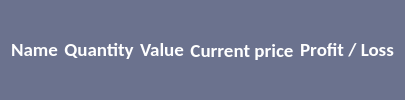
               <widget class="QFrame" name="frame_crypto_titles">
                <property name="styleSheet">
                 <string notr="true">background-color: #6B728E;
border-bottom-left-radius: 0px;
border-bottom-right-radius: 0px;
color:white;</string>
                </property>
                <property name="frameShape">
                 <enum>QFrame::StyledPanel</enum>
                </property>
                <property name="frameShadow">
                 <enum>QFrame::Raised</enum>
                </property>
                <layout class="QHBoxLayout" name="horizontalLayout_10">
                 <item>
                  <widget class="QLabel" name="labelCryptoName">
                   <property name="sizePolicy">
                    <sizepolicy hsizetype="Preferred" vsizetype="Maximum">
                     <horstretch>0</horstretch>
                     <verstretch>0</verstretch>
                    </sizepolicy>
                   </property>
                   <property name="font">
                    <font>
                     <family>Calibri</family>
                     <pointsize>14</pointsize>
                     <weight>75</weight>
                     <italic>false</italic>
                     <bold>true</bold>
                     <underline>false</underline>
                     <strikeout>false</strikeout>
                     <kerning>true</kerning>
                    </font>
                   </property>
                   <property name="text">
                    <string>Name</string>
                   </property>
                   <property name="alignment">
                    <set>Qt::AlignCenter</set>
                   </property>
                  </widget>
                 </item>
                 <item>
                  <widget class="QLabel" name="labelCryptoQuantity">
                   <property name="sizePolicy">
                    <sizepolicy hsizetype="Preferred" vsizetype="Maximum">
                     <horstretch>0</horstretch>
                     <verstretch>0</verstretch>
                    </sizepolicy>
                   </property>
                   <property name="font">
                    <font>
                     <family>Calibri</family>
                     <pointsize>14</pointsize>
                     <weight>75</weight>
                     <italic>false</italic>
                     <bold>true</bold>
                     <underline>false</underline>
                     <strikeout>false</strikeout>
                     <kerning>true</kerning>
                    </font>
                   </property>
                   <property name="text">
                    <string>Quantity</string>
                   </property>
                   <property name="alignment">
                    <set>Qt::AlignCenter</set>
                   </property>
                  </widget>
                 </item>
                 <item>
                  <widget class="QLabel" name="labelCryptoValue">
                   <property name="sizePolicy">
                    <sizepolicy hsizetype="Preferred" vsizetype="Maximum">
                     <horstretch>0</horstretch>
                     <verstretch>0</verstretch>
                    </sizepolicy>
                   </property>
                   <property name="font">
                    <font>
                     <family>Calibri</family>
                     <pointsize>14</pointsize>
                     <weight>75</weight>
                     <italic>false</italic>
                     <bold>true</bold>
                     <underline>false</underline>
                     <strikeout>false</strikeout>
                     <kerning>true</kerning>
                    </font>
                   </property>
                   <property name="text">
                    <string>Value</string>
                   </property>
                   <property name="alignment">
                    <set>Qt::AlignCenter</set>
                   </property>
                  </widget>
                 </item>
                 <item>
                  <widget class="QLabel" name="labelCryptoCurrentPrice">
                   <property name="font">
                    <font>
                     <family>Calibri</family>
                     <pointsize>14</pointsize>
                     <weight>75</weight>
                     <bold>true</bold>
                    </font>
                   </property>
                   <property name="text">
                    <string>Current price</string>
                   </property>
                   <property name="alignment">
                    <set>Qt::AlignCenter</set>
                   </property>
                  </widget>
                 </item>
                 <item>
                  <widget class="QLabel" name="labelCryptoProfitLoss">
                   <property name="sizePolicy">
                    <sizepolicy hsizetype="Preferred" vsizetype="Maximum">
                     <horstretch>0</horstretch>
                     <verstretch>0</verstretch>
                    </sizepolicy>
                   </property>
                   <property name="font">
                    <font>
                     <family>Calibri</family>
                     <pointsize>14</pointsize>
                     <weight>75</weight>
                     <italic>false</italic>
                     <bold>true</bold>
                     <underline>false</underline>
                     <strikeout>false</strikeout>
                     <kerning>true</kerning>
                    </font>
                   </property>
                   <property name="text">
                    <string>Profit / Loss</string>
                   </property>
                   <property name="alignment">
                    <set>Qt::AlignCenter</set>
                   </property>
                  </widget>
                 </item>
                </layout>
               </widget>
